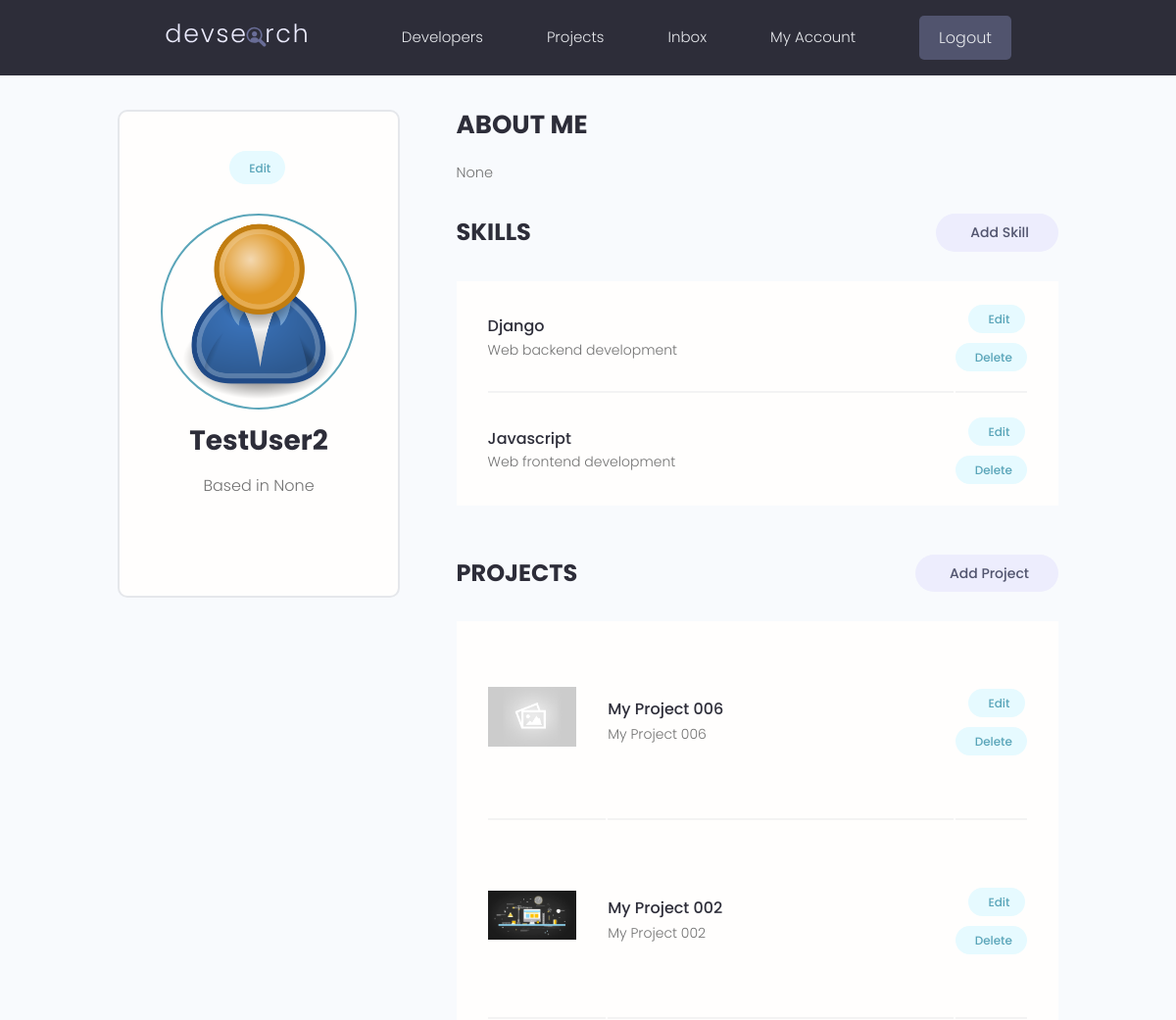
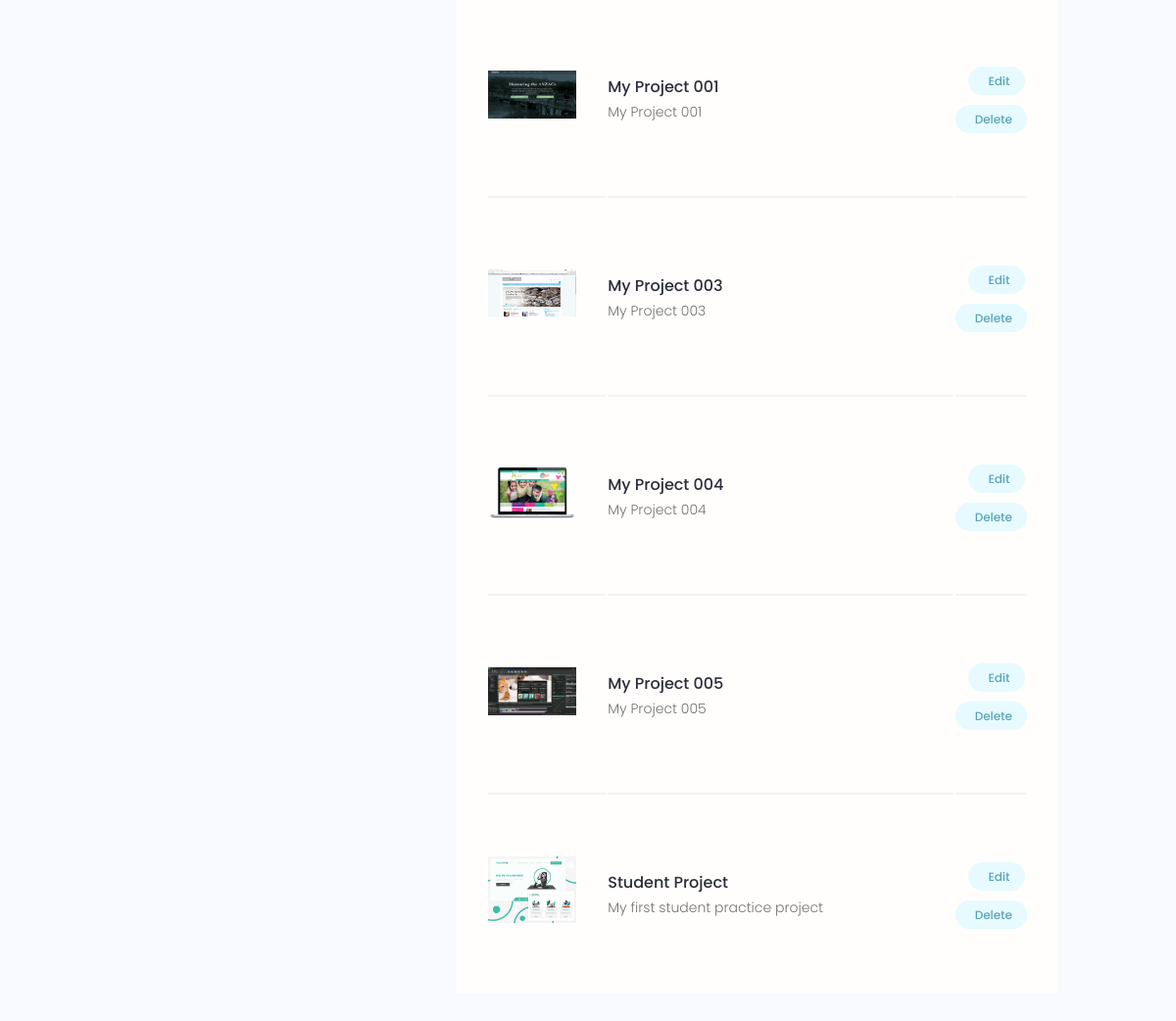
Screenshot of /account/ (signed in) with the database file from the repository (2 pictures, top to bottom).
### users/models.py (models this page shows, shortened)
class Profile(models.Model):
    user = models.OneToOneField(User, on_delete=models.CASCADE, null=True, blank=True)
    name = models.CharField(max_length=200, blank=True, null=True)
    email = models.EmailField(max_length=500, blank=True, null=True)
    username = models.CharField(max_length=200, blank=True, null=True)
    location = models.CharField(max_length=200, blank=True, null=True)
    short_intro = models.CharField(max_length=200, blank=True, null=True)
    bio = models.TextField(blank=True, null=True)
    profile_image = models.ImageField(
        null=True, blank=True, upload_to='profiles/', default="profiles/user-default.png")
    social_github = models.CharField(max_length=200, blank=True, null=True)
    social_twitter = models.CharField(max_length=200, blank=True, null=True)
    social_linkedin = models.CharField(max_length=200, blank=True, null=True)
    social_youtube = models.CharField(max_length=200, blank=True, null=True)
    social_website = models.CharField(max_length=200, blank=True, null=True)
    created = models.DateTimeField(auto_now_add=True)
    id = models.UUIDField(default=uuid.uuid4, unique=True,
                          primary_key=True, editable=False)

class Skill(models.Model):
    owner = models.ForeignKey(Profile, on_delete=models.CASCADE, null=True, blank=True)
    name = models.CharField(max_length=200, blank=True, null=True)
    description = models.TextField(null=True, blank=True)
    created = models.DateTimeField(auto_now_add=True)
    id = models.UUIDField(default=uuid.uuid4, unique=True,
                          primary_key=True, editable=False)

### projects/models.py (models this page shows, shortened)
class Project(models.Model):
    owner = models.ForeignKey(Profile, null=True, blank=True, on_delete=models.SET_NULL)
    title = models.CharField(max_length=200)
    description = models.TextField(null=True, blank=True)
    featured_image = models.ImageField(null=True, blank=True, default="default.jpg")
    demo_link = models.CharField(max_length=2000, null=True, blank=True)
    source_link = models.CharField(max_length=2000, null=True, blank=True)
    tags = models.ManyToManyField('Tag', blank=True)
    vote_total = models.IntegerField(default=0, null=True, blank=True)
    vote_ratio = models.IntegerField(default=0, null=True, blank=True)
    created = models.DateTimeField(auto_now_add=True)
    id = models.UUIDField(default=uuid.uuid4, unique=True,
                          primary_key=True, editable=False)
    class Meta:
        ordering = ['-vote_ratio', '-vote_total', 'title']

### users/views.py (the view)
# urls.py: path('account/', views.userAccount, name="account"),
@login_required(login_url='login')
def userAccount(request):
    profile = request.user.profile
    skills = profile.skill_set.all()
    projects = profile.project_set.all()
    context = {'profile': profile, 'skills': skills, 'projects': projects}
    return render(request, 'users/account.html', context)

### users/templates/users/account.html (shortened to what this page needs)
{% extends 'main.html' %}
{% load static %}
{% block content %}
  <main class="settingsPage profile my-md">
    <div class="container">
      <div class="layout">
        <div class="column column--1of3">
          <div class="card text-center">
            <div class="card__body dev">
              <a class="tag tag--pill tag--main settings__btn" href="{% url 'edit-account' %}"> Edit</a>
              <img class="avatar avatar--xl dev__avatar" src="{{profile.profile_image.url}}" />
              <h2 class="dev__name">{{profile.name}}</h2>
              <p class="dev__location">Based in {{profile.location}}</p>
            </div>
          </div>
        </div>
        <div class="column column--2of3">
          <div class="devInfo">
            <h3 class="devInfo__title">About Me</h3>
            <p class="devInfo__about">{{profile.bio}}</p>
          </div>
          <div class="settings">
            <h3 class="settings__title">Skills</h3>
            <a class="tag tag--pill tag--sub settings__btn tag--lg" href="{% url 'create-skill' %}"> Add Skill</a>
          </div>
          <table class="settings__table">
            {% for skill in skills %}
            <tr>
              <td class="settings__tableInfo">
                <h4>{{skill.name}}</h4>
                <p>{{skill.description}}</p>
              </td>
              <td class="settings__tableActions">
                <a class="tag tag--pill tag--main settings__btn" href="{% url 'update-skill' skill.id %}"> Edit</a>
                <a class="tag tag--pill tag--main settings__btn" href="{% url 'delete-skill' skill.id %}?next=/account">
                  Delete</a>
              </td>
            </tr>
            {% endfor %}
          </table>
          <div class="settings">
            <h3 class="settings__title">Projects</h3>
            <a class="tag tag--pill tag--sub settings__btn tag--lg" href="{% url 'create-project' %}"> Add Project</a>
          </div>
          <table class="settings__table">
            {% for project in projects %}
            <tr>
              <td class="settings__thumbnail">
                <a href="{% url 'project' project.id %}"><img src="{{project.featured_image.url}}" alt="Project Thumbnail" /></a>
              </td>
              <td class="settings__tableInfo">
                <a href="{% url 'project' project.id %}">{{project.title}}</a>
                <p>{{project.description|slice:"150"}}</p>
              </td>
              <td class="settings__tableActions">
                <a class="tag tag--pill tag--main settings__btn" href="{% url 'update-project' project.id %}"> Edit</a>
                <a class="tag tag--pill tag--main settings__btn" href="{% url 'delete-project' project.id %}?next=/account">
                  Delete</a>
              </td>
            </tr>
            {% endfor %}
          </table>
        </div>
      </div>
    </div>
  </main>
{% endblock content %}

### static/styles/app.css (style rules this page uses)
:root { --color-sub: #2d2d39; }
.card { border: 2px solid var(--color-light); }
img { width: 100%; }
.profile .card > .dev { padding: 4rem; }
.dev__avatar { display: block; margin: auto; }
.dev__name { color: var(--color-sub); font-size: 2.8rem; font-weight: 700; margin-top: 1rem; margin-bottom: 0.5rem; }
.dev__location { margin-top: 1rem; }
.devInfo { margin-bottom: 3rem; }
.devInfo__title, .devInfo__subtitle { font-size: 2.6rem; color: var(--color-sub); text-transform: uppercase; font-weight: 700; margin-bottom: 1.5rem; }
.devInfo__about, .devSkill__info { font-size: 1.45rem; line-height: 1.7; text-align: justify; }
.settingsPage .dev > .settings__btn { display: inline-block; margin-bottom: 3rem; }
.settings { display: flex; justify-content: space-between; align-items: center; }
.settings__title { font-size: 2.4rem; text-transform: uppercase; font-weight: 700; color: var(--color-sub); }
.settings__table { margin-top: 3rem; margin-bottom: 5rem; padding: 0 3rem; background: var(--color-white); }
.settings__table tr { width: 100%; }
.settings__table tr > td { padding: 2rem 0; }
.settings__table tr:not(:last-child) td { border-bottom: 2px solid var(--color-white-light); }
.settings__thumbnail { width: 23%; min-width: 10rem; }
.settings__thumbnail img { padding-right: 3rem; height: 15rem; object-fit: contain; }
.settings__tableInfo { width: 100%; }
.settings__tableInfo h4, .settings__tableInfo a { padding-right: 1rem; width: auto; font-size: 1.6rem; font-weight: 500; color: var(--color-sub); }
.settings__tableInfo p { font-size: 1.4rem; }
.settings__tableActions { text-align: right; }

### static/uikit/styles/modules/_variables.css (style rules this page uses)
:root { --color-main: #5aa5b9; --color-main-light: #e6faff; --color-sub: #3f4156; --color-sub-light: #51546e; --color-sub-lighter: #ededfd; --color-text: #737373; --color-gray: #8b8b8b; --color-light: #e5e7eb; --color-light-gray: #767676; --color-bg: #f8fafd; --color-white: #fffefd; --color-white-light: #f3f3f3; --color-success: #359e64; --color-success-bg: #def8e8; --color-error: #fc4b0b; --color-error-bg: #fff2ee; --font-base: 'Poppins', arial, helvetica, 'Segoe UI', roboto, ubuntu, sans-serif; --font-monospace: 'Fira Code', 'Courier New', courier, monospace; --font-regular: 300; --font-medium: 500; --font-bold: 700; --generic-shadow: 1px 1px 5px #00000010; --generic-transition: all 0.3s ease-in-out; }

### static/uikit/styles/modules/_base.css (style rules this page uses)
* { margin: 0; padding: 0; box-sizing: border-box; text-rendering: optimizeLegibility; color: inherit; font-size: inherit; }
html { font-size: 50%; }
@media only screen and (min-width: 480px) { html { font-size: 56.25%; } }
@media only screen and (min-width: 1200px) { html { font-size: 62.5%; } }
body { line-height: 1.6; font-weight: 400; font-size: 1.5rem; color: var(--color-text); background-color: var(--color-bg); min-height: 100vh; }

### static/uikit/styles/modules/_typography.css (style rules this page uses)
* { font-family: var(--font-base); }
h2 { font-size: 3.6rem; font-weight: var(--font-bold); }
h3 { font-size: 3.2rem; font-weight: var(--font-medium); }
h4 { font-size: 2.8rem; font-weight: var(--font-medium); }
p, span, strong { font-size: 1.6rem; color: var(--color-text); font-weight: var(--font-regular); }
a { padding-bottom: 2px; text-decoration: none; display: inline-block; color: var(--color-main); font-weight: var(--font-medium); }

### static/uikit/styles/modules/_utilities.css (style rules this page uses)
.container { width: 92%; max-width: 165rem; margin: 0 auto; box-sizing: border-box; }
@media screen and (min-width: 1000px) { .container { width: 90%; } }
@media screen and (min-width: 1200px) { .container { width: 80%; } }
.text-center { text-align: center; }
.my-md { margin: 3rem auto; }

### static/uikit/styles/modules/_avatar.css (style rules this page uses)
.avatar { border-radius: 50%; border: 2px solid var(--color-main); object-fit: cover; }
.avatar--xl { height: 20rem; width: 20rem; }

### static/uikit/styles/modules/_card.css (style rules this page uses)
.card { border-radius: 1rem; background-color: var(--color-white); border: 1.5px solid var(--color-light); width: auto; height: auto; margin-top: 0.5rem; margin-bottom: 0.5rem; overflow: hidden; }
.card__body, .card__header { padding: 2rem 2.5rem; }

### static/uikit/styles/modules/_layout.css (style rules this page uses)
.layout { display: flex; flex-flow: row wrap; justify-content: space-between; }
.layout > .column { margin-bottom: 3rem; }
.layout > .column.column--1of3 { flex-basis: 30%; }
.layout > .column.column--2of3 { flex-basis: 64%; }

### rows the page displays
Profile: profile_image (placeholder picture), name "TestUser2", location "None", bio "None"
Skill: name "Django", description "Web backend development"
Skill: name "Javascript", description "Web frontend development"
Project: featured_image (placeholder picture), title "My Project 006", description "My Project 006"
Project: featured_image (picture), title "My Project 002", description "My Project 002"
Project: featured_image (picture), title "My Project 001", description "My Project 001"
Project: featured_image (picture), title "My Project 003", description "My Project 003"
Project: featured_image (picture), title "My Project 004", description "My Project 004"
Project: featured_image (picture), title "My Project 005", description "My Project 005"
Project: featured_image (picture), title "Student Project", description "My first student practice project"
